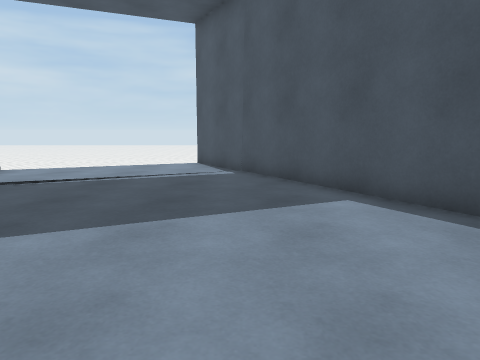
[1] (above)

14 first-person views from a walk through a Unity game level. The camera is 1.2 m above the floor, tilts 8° down and sees 70° across. The floor is counted in squares, 1 m on a side. Each view is taken from the middle of a square. On the plan, view 1 faces up. The plan holds only what a view shows up to about 14 squares ahead; the rest is blank. The place goes on beyond the plan. The player is left out. Surface patterns are stand-ins for the level's own textures.

[2]
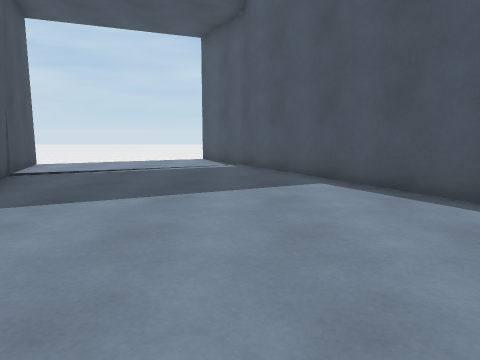

[3]
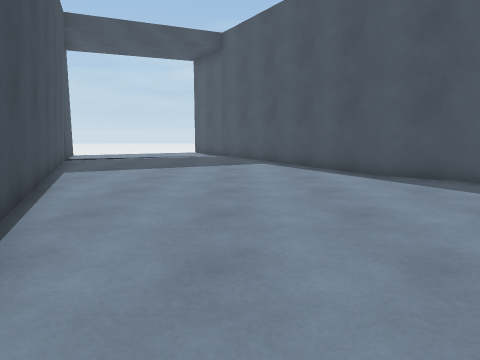

[4]
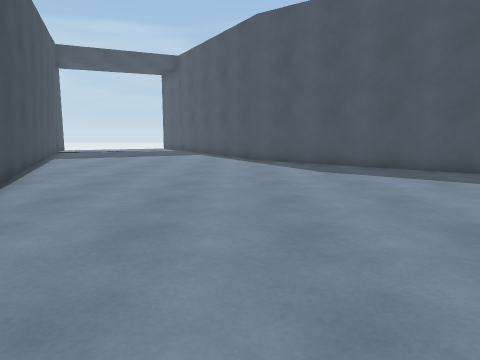

[5]
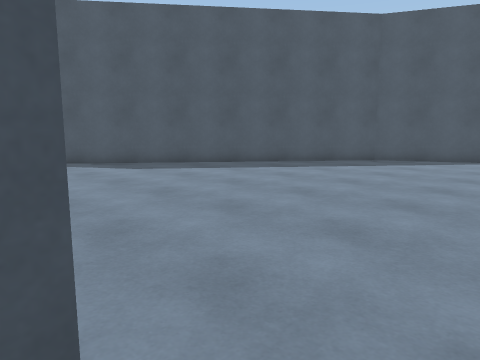

[6]
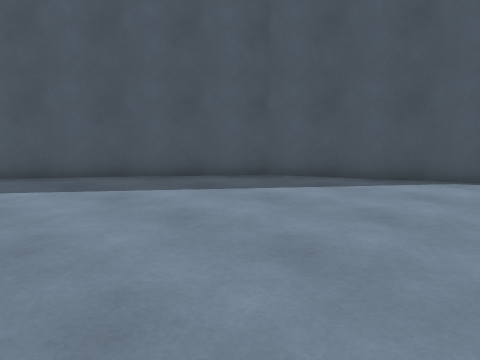

[7]
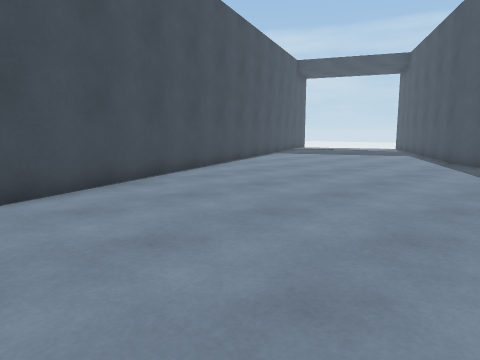

[8]
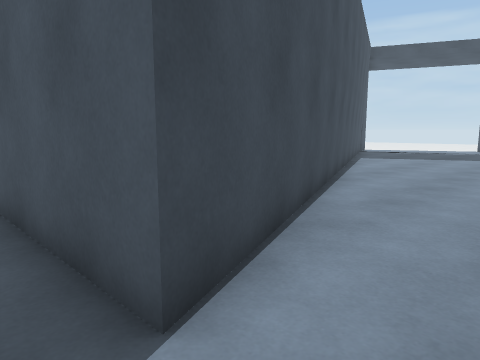

[9]
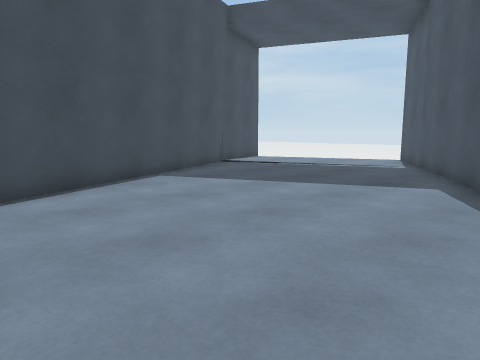

[10]
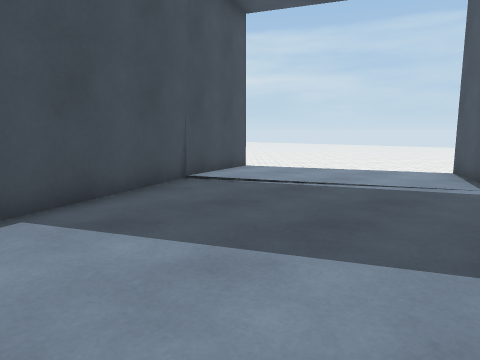

[11]
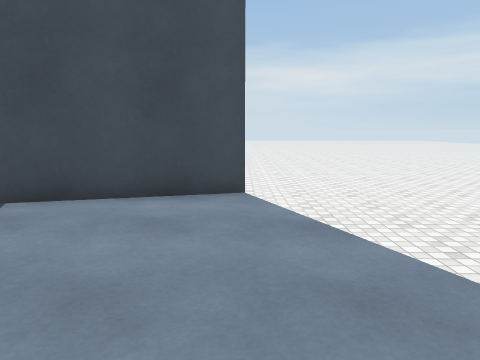

[12]
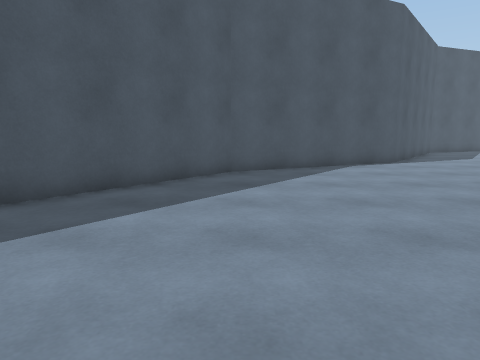

[13]
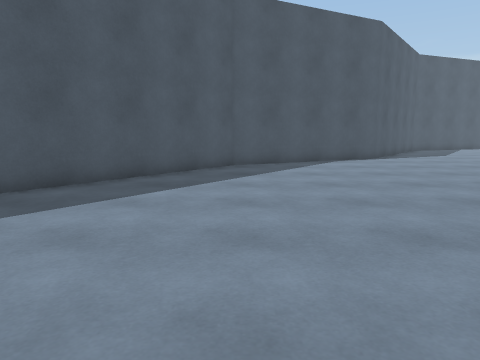

[14]
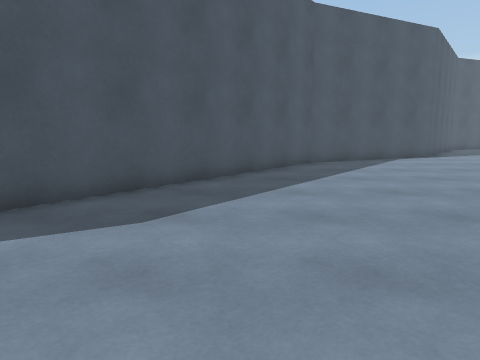

### Floor plan
Key: @ floor where view 1 was taken; # wall or solid block; x gap in a wall; . floor; ^ raised ledge; v drop or lower ground.
Columns run from 10 left of view 1 to 19 right of it. Each row starts with its distance up from view 1.
 14 vvvvvv  v#
 13 vvvvv v..#
 12 vvvvv....##
 11   x.......##
 10   #........#
  9   ##.......##
  8    #........#
  7    ##.......##
  6     #........#
  5     ##.......##
  4      #........#
  3      #.........^
  2      ##.........#
  1       #..........#^
  0       ##..@.......#^
 -1        #...........#^
 -2        #.............#
 -3        ##.............#^
 -4         #..............#^
 -5         ##..............###
 -6          #................#
 -7          ##...............##
 -8           #................#
 -9           ^................#
-10            #................^
-11        #####................##
-12           .. .... . .........#

Where each view was taken, in squares from view 1:
view 1: 0 up, 0 right, facing up
view 2: 2 down, 0 right, facing up
view 3: 7 down, 1 right, facing up
view 4: 12 down, 4 right, facing up
view 5: 12 down, 1 right, facing up-right
view 6: 12 down, 8 right, facing up-right
view 7: 12 down, 8 right, facing up-left
view 8: 12 down, 3 right, facing up-left
view 9: 2 down, 4 right, facing up-left
view 10: 2 up, 1 right, facing up-left
view 11: 11 up, 1 left, facing left
view 12: 6 down, 5 right, facing right
view 13: 6 down, 3 right, facing right
view 14: 3 down, 2 right, facing right
